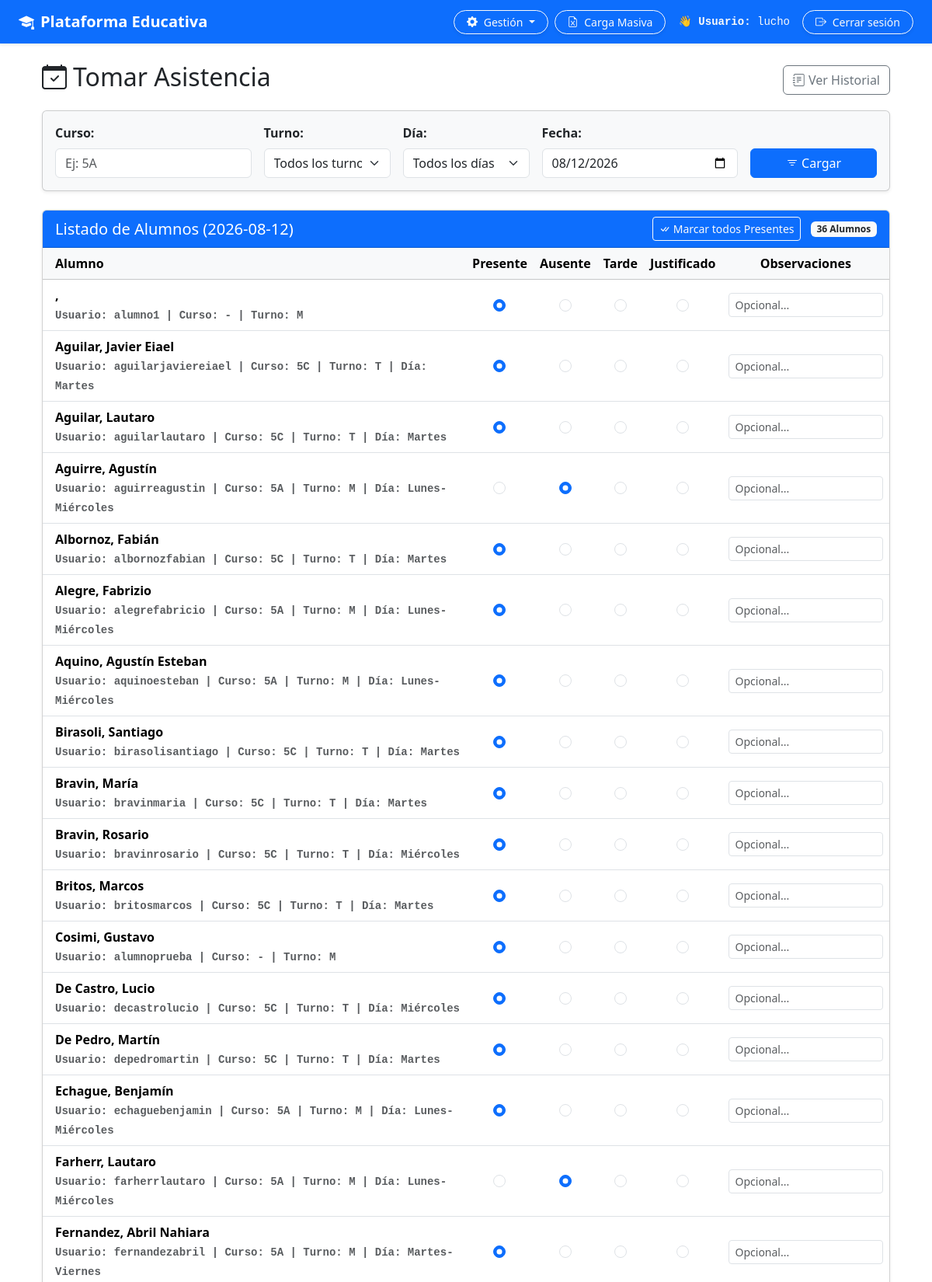
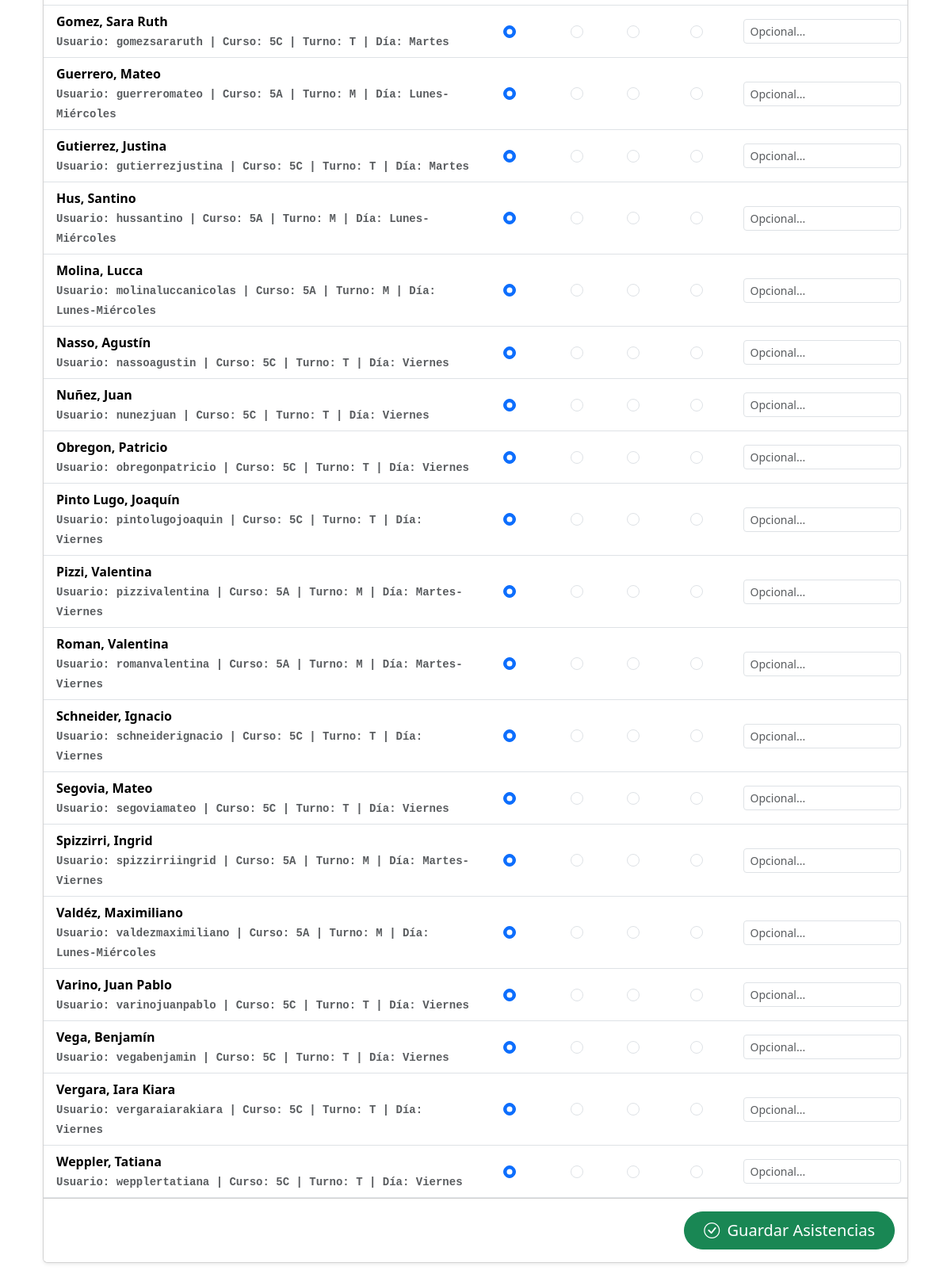
Screenshot of /gestion/asistencia-jornada/ (signed in) with the database file from the repository (2 pictures, top to bottom).
### usuarios/models.py (models this page shows, shortened)
class Usuario(AbstractUser):
  TURNOS = [
      ('M', 'Mañana'),
      ('T', 'Tarde'),
      ('N', 'Noche'),
  ]
  dni = models.CharField(max_length=20, unique=True, null=True, blank=True)
  curso = models.CharField(
      max_length=100,
      blank=True,
      null=True,
      help_text='Ejemplo: 5A, 5C, 6to 1ra',
  )
  turno = models.CharField(
      max_length=1,
      choices=TURNOS,
      default='M',
      help_text='Turno al que pertenece el alumno (Mañana/Tarde/Noche)',
  )
  dia_cursado = models.CharField(
      max_length=50,
      blank=True,
      null=True,
      help_text='Ejemplo: Lunes, Miércoles o Lunes,Martes',
  )
  ultimo_equipo = models.CharField(
      max_length=100,
      blank=True,
      null=True,
      help_text='Nombre de la netbook o PC usada en el último inicio de sesión (ej. ALUMNO-05)',
  )
  ultima_conexion = models.DateTimeField(
      null=True,
      blank=True,
      help_text='Última fecha y hora de actividad/login registrada',
  )

class Asistencia(models.Model):
  ESTADOS = [
      ('P', 'Presente'),
      ('A', 'Ausente'),
      ('T', 'Tarde'),
      ('J', 'Justificado'),
  ]
  alumno = models.ForeignKey(
      settings.AUTH_USER_MODEL,
      on_delete=models.CASCADE,
      related_name='asistencias',
  )
  fecha = models.DateField()
  estado = models.CharField(max_length=1, choices=ESTADOS, default='P')
  observacion = models.CharField(max_length=255, blank=True, null=True)
  class Meta:
    unique_together = ('alumno', 'fecha')
    verbose_name = 'Asistencia'
    verbose_name_plural = 'Asistencias'

### educacion/views.py (the view, shortened to what this page needs)
# urls.py: path('gestion/asistencia-jornada/', views.tomar_asistencia_jornada, name='tomar_asistencia_jornada'),
@login_required
def tomar_asistencia_jornada(request):
    if not (request.user.is_staff or request.user.is_superuser):
        messages.error(request, 'No tienes permisos para acceder a esta sección.')
        return redirect('educacion:inicio')
    curso_filtro = request.GET.get('curso', '')
    turno_filtro = request.GET.get('turno', '')
    dia_filtro = request.GET.get('dia_cursado', '')
    fecha_input = request.GET.get('fecha')
    try:
        fecha_obj = (
            datetime.strptime(fecha_input, '%Y-%m-%d').date()
            if fecha_input
            else date.today()
        )
    except ValueError:
        fecha_obj = date.today()
    fecha_str = str(fecha_obj)
    alumnos = Usuario.objects.filter(is_superuser=False, is_staff=False)
    if curso_filtro:
        alumnos = alumnos.filter(curso=curso_filtro)
    if turno_filtro:
        turno_codigo = MAPA_TURNOS.get(turno_filtro, turno_filtro)
        alumnos = alumnos.filter(turno=turno_codigo)
    if dia_filtro:
        alumnos = alumnos.filter(dia_cursado__icontains=dia_filtro)
    alumnos = alumnos.order_by('last_name', 'first_name')
    asistencias_hoy = {
        a.alumno_id: a
        for a in Asistencia.objects.filter(fecha=fecha_str, alumno__in=alumnos)
    }
    alumnos_con_asistencia = [
        {
            'alumno': alumno,
            'estado': asistencias_hoy[alumno.id].estado if alumno.id in asistencias_hoy else 'PRESENTE',
            'observaciones': asistencias_hoy[alumno.id].observacion if alumno.id in asistencias_hoy else '',
        }
        for alumno in alumnos
    ]
    contexto = {
        'alumnos_con_asistencia': alumnos_con_asistencia,
        'fecha': fecha_str,
        'curso_filtro': curso_filtro,
        'turno_filtro': turno_filtro,
        'dia_filtro': dia_filtro,
    }
    return render(request, 'asistencias/tomar_asistencia.html', contexto)

### educacion/templates/asistencias/tomar_asistencia.html (shortened to what this page needs)
{% extends 'base.html' %}
{% block content %}
<div class="container mt-4">
    <div class="d-flex justify-content-between align-items-center mb-3">
        <h2><i class="bi bi-calendar-check me-2"></i>Tomar Asistencia</h2>
        <a href="{% url 'educacion:historial_asistencias' %}" class="btn btn-outline-secondary">
            <i class="bi bi-journal-text"></i> Ver Historial
        </a>
    </div>
    <div class="card shadow-sm p-3 mb-4 bg-light">
        <form method="get" class="row g-3 align-items-end">
            <div class="col-md-3">
                <label class="form-label fw-bold">Curso:</label>
                <input type="text" name="curso" value="{{ curso_filtro }}" placeholder="Ej: 5A" class="form-control" onchange="this.form.submit()">
            </div>
            <div class="col-md-2">
                <label class="form-label fw-bold">Turno:</label>
                <select name="turno" class="form-select" onchange="this.form.submit()">
                    <option value="">Todos los turnos</option>
                </select>
            </div>
            <div class="col-md-2">
                <label class="form-label fw-bold">Día:</label>
                <select name="dia_cursado" class="form-select" onchange="this.form.submit()">
                    <option value="">Todos los días</option>
                </select>
            </div>
            <div class="col-md-3">
                <label class="form-label fw-bold">Fecha:</label>
                <input type="date" name="fecha" value="{{ fecha }}" class="form-control" onchange="this.form.submit()">
            </div>
            <div class="col-md-2">
                <button type="submit" class="btn btn-primary w-100"><i class="bi bi-filter"></i> Cargar</button>
            </div>
        </form>
    </div>
    {% if alumnos_con_asistencia %}
    <form method="post">
        <div class="card shadow-sm mb-4">
            <div class="card-header bg-primary text-white d-flex justify-content-between align-items-center">
                <h5 class="mb-0">
                    Listado de Alumnos ({{ fecha }})
                </h5>
                <div>
                    <button type="button" class="btn btn-sm btn-outline-light me-2" onclick="marcarTodosPresentes()">
                        <i class="bi bi-check-all"></i> Marcar todos Presentes
                    </button>
                    <span class="badge bg-light text-dark">{{ alumnos_con_asistencia|length }} Alumnos</span>
                </div>
            </div>
            <div class="table-responsive">
                <table class="table table-hover align-middle mb-0">
                    <thead class="table-light text-center">
                        <tr>
                            <th class="text-start ps-3">Alumno</th>
                            <th>Presente</th>
                            <th>Ausente</th>
                            <th>Tarde</th>
                            <th>Justificado</th>
                            <th>Observaciones</th>
                        </tr>
                    </thead>
                    <tbody>
                        {% for item in alumnos_con_asistencia %}
                        <tr>
                            <td class="ps-3 fw-bold">
                                {{ item.alumno.last_name }}, {{ item.alumno.first_name }}
                                <br>
                                <small class="text-muted font-monospace">
                                    Usuario: {{ item.alumno.username }}
                                    | Curso: {{ item.alumno.curso|default:"-" }}
                                    | Turno: {{ item.alumno.turno|default:"-" }}
                                    {% if item.alumno.dia_cursado %}
                                        | Día: {{ item.alumno.dia_cursado }}
                                    {% endif %}
                                </small>
                            </td>
                            <td class="text-center">
                                <input class="form-check-input radio-presente" type="radio" name="asistencia_{{ item.alumno.id }}" value="PRESENTE" {% if item.estado == 'PRESENTE' %}checked{% endif %}>
                            </td>
                            <td class="text-center">
                                <input class="form-check-input" type="radio" name="asistencia_{{ item.alumno.id }}" value="AUSENTE" {% if item.estado == 'AUSENTE' %}checked{% endif %}>
                            </td>
                            <td class="text-center">
                                <input class="form-check-input" type="radio" name="asistencia_{{ item.alumno.id }}" value="TARDANZA" {% if item.estado == 'TARDANZA' %}checked{% endif %}>
                            </td>
                            <td class="text-center">
                                <input class="form-check-input" type="radio" name="asistencia_{{ item.alumno.id }}" value="JUSTIFICADO" {% if item.estado == 'JUSTIFICADO' %}checked{% endif %}>
                            </td>
                            <td>
                                <input type="text" name="obs_{{ item.alumno.id }}" value="{{ item.observaciones }}" class="form-control form-control-sm" placeholder="Opcional...">
                            </td>
                        </tr>
                        {% endfor %}
                    </tbody>
                </table>
            </div>
            <div class="card-footer text-end bg-white py-3">
                <button type="submit" class="btn btn-success btn-lg px-4 rounded-pill">
                    <i class="bi bi-check-circle me-1"></i> Guardar Asistencias
                </button>
            </div>
        </div>
    </form>
    {% else %}
    <div class="alert alert-info shadow-sm">
        <i class="bi bi-info-circle me-2"></i> No se encontraron alumnos registrados con los filtros seleccionados.
    </div>
    {% endif %}
</div>
{% endblock %}

### templates/navbar.html (shortened to what this page needs)
{% load static %}
<nav class="navbar navbar-expand-lg navbar-dark bg-primary mb-4 shadow-sm">
    <div class="container-fluid px-4">
        <a class="navbar-brand fw-bold" href="{% url 'educacion:inicio' %}">
            <i class="bi bi-mortarboard-fill me-2"></i>Plataforma Educativa
        </a>
        <div class="collapse navbar-collapse" id="navbarNav">
            <ul class="navbar-nav ms-auto align-items-center gap-2 mt-2 mt-lg-0">
                {% if user.is_authenticated %}
                    {% if user.is_staff or user.is_superuser %}
                        <li class="nav-item dropdown">
                            <a class="btn btn-outline-light btn-sm rounded-pill px-3 dropdown-toggle shadow-sm" href="#" id="gestionDropdown" role="button" data-bs-toggle="dropdown" aria-expanded="false">
                                <i class="bi bi-gear-fill me-1"></i> Gestión
                            </a>
                        </li>
                        <li class="nav-item">
                            <a class="btn btn-outline-light btn-sm rounded-pill px-3 shadow-sm" href="{% url 'cargar_usuarios_excel' %}">
                                <i class="bi bi-file-earmark-excel me-1"></i> Carga Masiva
                            </a>
                        </li>
                    {% endif %}
                    <li class="nav-item text-light font-monospace small px-2">
                        👋 <strong>Usuario:</strong> {{ user.get_full_name|default:user.username }}
                    </li>
                    <li class="nav-item">
                        <form method="post" action="{% url 'logout' %}" class="d-inline">
                            <button type="submit" class="btn btn-outline-light btn-sm rounded-pill px-3 shadow-sm">
                                <i class="bi bi-box-arrow-right me-1"></i> Cerrar sesión
                            </button>
                        </form>
                    </li>
                {% else %}
                    <li class="nav-item">
                        <a class="btn btn-light btn-sm rounded-pill px-3 shadow-sm" href="{% url 'login' %}">
                            <i class="bi bi-box-arrow-in-right me-1"></i> Iniciar sesión
                        </a>
                    </li>
                {% endif %}
            </ul>
        </div>
    </div>
</nav>

### static/css/estilos.css (style rules this page uses)
.navbar-brand { transition: 0.3s; }

### rows the page displays
Usuario: get_full_name "lucho"
Usuario: alumno.username "alumno1", alumno.curso "-", alumno.turno "M"
Usuario: alumno.last_name "Aguilar", alumno.first_name "Javier Eiael", alumno.username "aguilarjaviereiael", alumno.curso "5C", alumno.turno "T", alumno.dia_cursado "Martes"
Usuario: alumno.last_name "Aguilar", alumno.first_name "Lautaro", alumno.username "aguilarlautaro", alumno.curso "5C", alumno.turno "T", alumno.dia_cursado "Martes"
Usuario: alumno.last_name "Aguirre", alumno.first_name "Agustín", alumno.username "aguirreagustin", alumno.curso "5A", alumno.turno "M", alumno.dia_cursado "Lunes-Miércoles", alumno.id "☑"
Usuario: alumno.last_name "Albornoz", alumno.first_name "Fabián", alumno.username "albornozfabian", alumno.curso "5C", alumno.turno "T", alumno.dia_cursado "Martes"
Usuario: alumno.last_name "Alegre", alumno.first_name "Fabrizio", alumno.username "alegrefabricio", alumno.curso "5A", alumno.turno "M", alumno.dia_cursado "Lunes-Miércoles", alumno.id "☑"
Usuario: alumno.last_name "Aquino", alumno.first_name "Agustín Esteban", alumno.username "aquinoesteban", alumno.curso "5A", alumno.turno "M", alumno.dia_cursado "Lunes-Miércoles", alumno.id "☑"
Usuario: alumno.last_name "Birasoli", alumno.first_name "Santiago", alumno.username "birasolisantiago", alumno.curso "5C", alumno.turno "T", alumno.dia_cursado "Martes"
Usuario: alumno.last_name "Bravin", alumno.first_name "María", alumno.username "bravinmaria", alumno.curso "5C", alumno.turno "T", alumno.dia_cursado "Martes"
Usuario: alumno.last_name "Bravin", alumno.first_name "Rosario", alumno.username "bravinrosario", alumno.curso "5C", alumno.turno "T", alumno.dia_cursado "Miércoles"
Usuario: alumno.last_name "Britos", alumno.first_name "Marcos", alumno.username "britosmarcos", alumno.curso "5C", alumno.turno "T", alumno.dia_cursado "Martes"
Usuario: alumno.last_name "Cosimi", alumno.first_name "Gustavo", alumno.username "alumnoprueba", alumno.curso "-", alumno.turno "M"
Usuario: alumno.last_name "De Castro", alumno.first_name "Lucio", alumno.username "decastrolucio", alumno.curso "5C", alumno.turno "T", alumno.dia_cursado "Miércoles"
Usuario: alumno.last_name "De Pedro", alumno.first_name "Martín", alumno.username "depedromartin", alumno.curso "5C", alumno.turno "T", alumno.dia_cursado "Martes"
Usuario: alumno.last_name "Echague", alumno.first_name "Benjamín", alumno.username "echaguebenjamin", alumno.curso "5A", alumno.turno "M", alumno.dia_cursado "Lunes-Miércoles", alumno.id "☑"
Usuario: alumno.last_name "Farherr", alumno.first_name "Lautaro", alumno.username "farherrlautaro", alumno.curso "5A", alumno.turno "M", alumno.dia_cursado "Lunes-Miércoles", alumno.id "☑"
Usuario: alumno.last_name "Fernandez", alumno.first_name "Abril Nahiara", alumno.username "fernandezabril", alumno.curso "5A", alumno.turno "M", alumno.dia_cursado "Martes-Viernes"
Usuario: alumno.last_name "Gomez", alumno.first_name "Sara Ruth", alumno.username "gomezsararuth", alumno.curso "5C", alumno.turno "T", alumno.dia_cursado "Martes"
Usuario: alumno.last_name "Guerrero", alumno.first_name "Mateo", alumno.username "guerreromateo", alumno.curso "5A", alumno.turno "M", alumno.dia_cursado "Lunes-Miércoles", alumno.id "☑"
Usuario: alumno.last_name "Gutierrez", alumno.first_name "Justina", alumno.username "gutierrezjustina", alumno.curso "5C", alumno.turno "T", alumno.dia_cursado "Martes"
Usuario: alumno.last_name "Hus", alumno.first_name "Santino", alumno.username "hussantino", alumno.curso "5A", alumno.turno "M", alumno.dia_cursado "Lunes-Miércoles", alumno.id "☑"
Usuario: alumno.last_name "Molina", alumno.first_name "Lucca", alumno.username "molinaluccanicolas", alumno.curso "5A", alumno.turno "M", alumno.dia_cursado "Lunes-Miércoles", alumno.id "☑"
Usuario: alumno.last_name "Nasso", alumno.first_name "Agustín", alumno.username "nassoagustin", alumno.curso "5C", alumno.turno "T", alumno.dia_cursado "Viernes"
Usuario: alumno.last_name "Nuñez", alumno.first_name "Juan", alumno.username "nunezjuan", alumno.curso "5C", alumno.turno "T", alumno.dia_cursado "Viernes"
Usuario: alumno.last_name "Obregon", alumno.first_name "Patricio", alumno.username "obregonpatricio", alumno.curso "5C", alumno.turno "T", alumno.dia_cursado "Viernes"
Usuario: alumno.last_name "Pinto Lugo", alumno.first_name "Joaquín", alumno.username "pintolugojoaquin", alumno.curso "5C", alumno.turno "T", alumno.dia_cursado "Viernes"
Usuario: alumno.last_name "Pizzi", alumno.first_name "Valentina", alumno.username "pizzivalentina", alumno.curso "5A", alumno.turno "M", alumno.dia_cursado "Martes-Viernes"
Usuario: alumno.last_name "Roman", alumno.first_name "Valentina", alumno.username "romanvalentina", alumno.curso "5A", alumno.turno "M", alumno.dia_cursado "Martes-Viernes"
Usuario: alumno.last_name "Schneider", alumno.first_name "Ignacio", alumno.username "schneiderignacio", alumno.curso "5C", alumno.turno "T", alumno.dia_cursado "Viernes"
Usuario: alumno.last_name "Segovia", alumno.first_name "Mateo", alumno.username "segoviamateo", alumno.curso "5C", alumno.turno "T", alumno.dia_cursado "Viernes"
Usuario: alumno.last_name "Spizzirri", alumno.first_name "Ingrid", alumno.username "spizzirriingrid", alumno.curso "5A", alumno.turno "M", alumno.dia_cursado "Martes-Viernes"
Usuario: alumno.last_name "Valdéz", alumno.first_name "Maximiliano", alumno.username "valdezmaximiliano", alumno.curso "5A", alumno.turno "M", alumno.dia_cursado "Lunes-Miércoles", alumno.id "☑"
Usuario: alumno.last_name "Varino", alumno.first_name "Juan Pablo", alumno.username "varinojuanpablo", alumno.curso "5C", alumno.turno "T", alumno.dia_cursado "Viernes"
Usuario: alumno.last_name "Vega", alumno.first_name "Benjamín", alumno.username "vegabenjamin", alumno.curso "5C", alumno.turno "T", alumno.dia_cursado "Viernes"
Usuario: alumno.last_name "Vergara", alumno.first_name "Iara Kiara", alumno.username "vergaraiarakiara", alumno.curso "5C", alumno.turno "T", alumno.dia_cursado "Viernes"
Usuario: alumno.last_name "Weppler", alumno.first_name "Tatiana", alumno.username "wepplertatiana", alumno.curso "5C", alumno.turno "T", alumno.dia_cursado "Viernes"

### other values shown
{{ fecha }} "2026-08-12"
{{ alumnos_con_asistencia|length }} "36"
